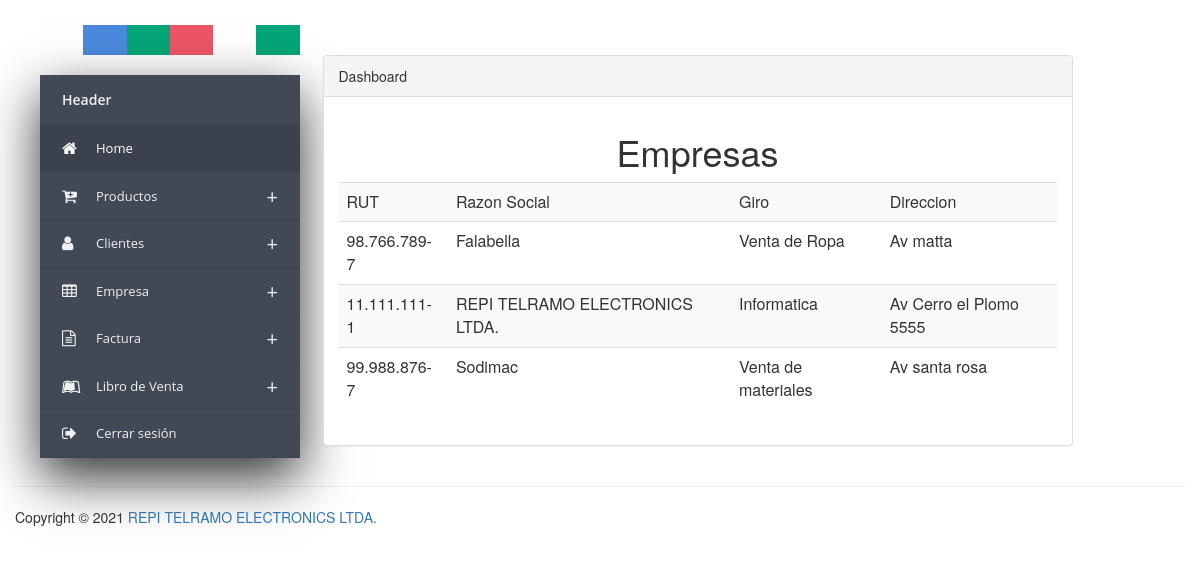
The app's page /Presentacion/admin/EmpListar.php with its own data.
### tables this page shows
CREATE TABLE `empresa` (
  `rut` varchar(13) NOT NULL,
  `RazonSocial` varchar(100) NOT NULL,
  `Giro` varchar(100) NOT NULL,
  `Direccion` varchar(100) NOT NULL
);

### Presentacion/admin/EmpListar.php (the view, shortened to what this page needs)
<html lang="en">
    <head>
        <link href="../Estilos/css/AdminEstilo.css" rel="stylesheet" >
        <link rel="stylesheet" href="https://maxcdn.bootstrapcdn.com/bootstrap/3.3.7/css/bootstrap.min.css">
        <link rel="stylesheet" href="https://maxcdn.bootstrapcdn.com/font-awesome/4.7.0/css/font-awesome.min.css">
        <link href="//netdna.bootstrapcdn.com/bootstrap/3.2.0/css/bootstrap.min.css" rel="stylesheet" id="bootstrap-css">
    </head>
    <body>
		<?php
			$cone = new Conexion();
			$query = "SELECT * FROM empresa";
			$cons = $cone->query($query);
			$cons->execute();
			$cadena = $cons->fetchALL();
		?>
	<div class="container-fluid main-container">
	<?php include 'MenuAdmin.php'; ?>
		<br>
		<br>
		<br>
		<div class="col-md-8 content">
            <div class="panel panel-default">
                <div class="panel-heading">
                    Dashboard
                </div>
                <div class="panel-body">
				<center>
                        <h1>Empresas</h1>
                        <table class="table table-striped">
                            <tbody>
							<tr>
								<td>RUT</td><td>Razon Social</td><td>Giro</td><td>Direccion</td>
							</tr>
							<?php
            					foreach ($cadena as $row):
               						 echo '<tr><td>' . $row[0] . '</td><td>' . $row[1] . '</td><td>' .$row[2] . '</td><td>' . $row[3] . '</td></tr>';
           						 endforeach;
           					?>
							</tbody>
                        </table>
                </center>
                </div>
            </div>
		</div>
		<footer class="pull-left footer">
			<p class="col-md-12">
				<hr class="divider">
				Copyright &COPY; 2021 <a href="http://www.pingpong-labs.com">REPI TELRAMO ELECTRONICS LTDA.</a>
			</p>
		</footer>
	</div>
    </body>
</html>

### Presentacion/Estilos/css/AdminEstilo.css (style rules this page uses)
* { box-sizing:border-box; -moz-box-sizing:border-box; -webkit-box-sizing:border-box; }
body { background: #f0f0f0; }
.main-container { background: #FFF; padding-top: 15px; margin-top: -20px; }
.footer { width: 100%; }

### records on screen
empresa: rut "98.766.789-7", RazonSocial "Falabella", Giro "Venta de Ropa", Direccion "Av matta"
empresa: rut "11.111.111-1", RazonSocial "REPI TELRAMO ELECTRONICS LTDA.", Giro "Informatica", Direccion "Av Cerro el Plomo 5555"
empresa: rut "99.988.876-7", RazonSocial "Sodimac", Giro "Venta de materiales", Direccion "Av santa rosa"
